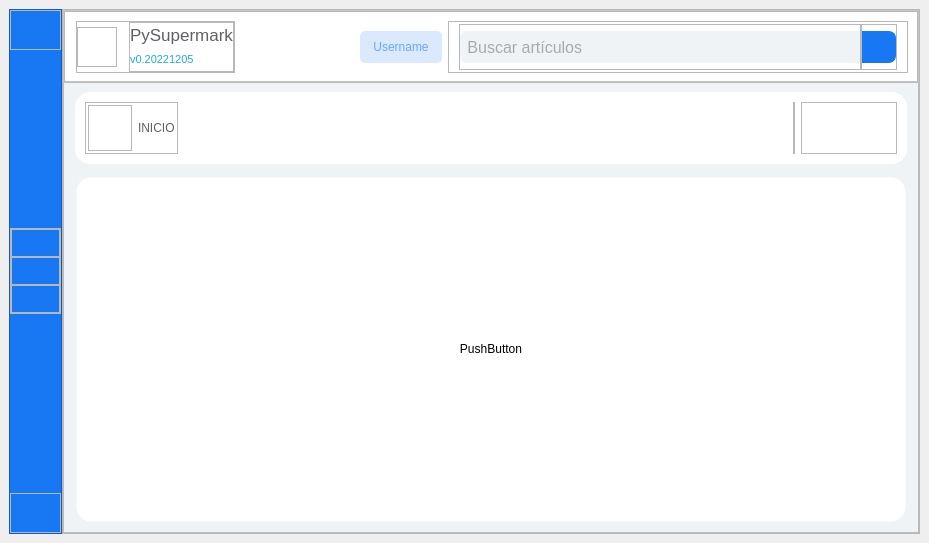
<?xml version="1.0" encoding="UTF-8"?>
<ui version="4.0">
 <class>MainWindow</class>
 <widget class="QMainWindow" name="MainWindow">
  <property name="geometry">
   <rect>
    <x>0</x>
    <y>0</y>
    <width>929</width>
    <height>543</height>
   </rect>
  </property>
  <property name="windowTitle">
   <string>MainWindow</string>
  </property>
  <widget class="QWidget" name="centralwidget">
   <property name="styleSheet">
    <string notr="true">/* ----------------------------- Body ----------------------------- */

QMainWindows, QFrame {
	margin : 0px;
	padding : 0px;
}

QMainWindows {
	background-color : #FFF;
}

/* --------------------------- Header ---------------------------- */

#fme_header {
	background-color : #FFF;
	min-height : 70px;
	max-height : 70px;
}

#fme_primary_nav {
	min-height : 70px;
	max-height : 70px;
}

#fme_secondary_nav {
	min-height : 40px;
	max-height : 40px;
}

/* ----------------------------- Logo ----------------------------- */

#fme_logo {
	min-width : 38px;
	max-width : 38px;
	min-height : 38px;
	max-height : 38px;
}

#lbl_version, #lbl_my_cart, #lbl_username {
	color: #20ACD4;
}

#lbl_brand, #lbl_cnt_cart, #lbl_type {
	color: #5E6065;
}

/* ----------------------- Aside Menu --------------------------- */

#fme_aside {
	background-color : #1877F2; /*#265792*/
	min-width : 51px;
	max-width : 51px;
}

/* ------------------------- Content ----------------------------- */

#fme_content {
	background-color : #F0F3F6;
}

#fme_footer {
	background-color : #E5E6E7;
	max-height: 20px;
}

/* ------------------------- ToolTip ------------------------------ */

QToolTip {
	color: #ffffff;
	background-color: #5E6065;
	border: 1px solid rgb(44, 49, 58);
	background-image: none;
	background-position: left center;
    background-repeat: no-repeat;
	border: none;
	border-left: 3px solid #31AFD6;
	text-align: left;
	padding: 8px;
	margin: 0px;
}
</string>
   </property>
   <layout class="QHBoxLayout" name="horizontalLayout">
    <property name="spacing">
     <number>0</number>
    </property>
    <item>
     <widget class="QFrame" name="fme_aside">
      <property name="styleSheet">
       <string notr="true">#fme_toggler:hover, #fme_config:hover, #fme_btn_0:hover, #fme_btn_1:hover, #fme_btn_2:hover {
	background-color : #5E6065;/*42B72A;*/
}

QPushButton {
	padding-left : 11px;
	padding-right : 11px;
	border: None;
	qproperty-iconSize: 25px;
	text-align: left;
	color : #FFF;
}

#btn_exit{
	padding-top : 12px;
	padding-bottom : 12px;
	qproperty-icon: url(:/icon/assets/icon/exit.png);
	qproperty-text: &quot;&quot;;
}

#btn_toggler {
	padding-top : 12px;
	padding-bottom : 12px;
	qproperty-icon: url(:/icon/assets/icon/bars.png);
	qproperty-text: &quot;&quot;;
}

#btn_0 {
	padding-top : 6px;
	padding-bottom : 6px;
	qproperty-icon: url(:/icon/assets/icon/house.png);
	qproperty-text: &quot;&quot;;
}

#btn_1 {
	padding-top : 6px;
	padding-bottom : 6px;
	
	qproperty-text: &quot;&quot;;
}

#btn_2 {
	padding-top : 6px;
	padding-bottom : 6px;
	qproperty-icon: url(:/icon/assets/icon/store.png);
	qproperty-text: &quot;&quot;;
}</string>
      </property>
      <property name="frameShape">
       <enum>QFrame::StyledPanel</enum>
      </property>
      <property name="frameShadow">
       <enum>QFrame::Raised</enum>
      </property>
      <property name="midLineWidth">
       <number>0</number>
      </property>
      <layout class="QVBoxLayout" name="verticalLayout">
       <property name="leftMargin">
        <number>0</number>
       </property>
       <property name="topMargin">
        <number>0</number>
       </property>
       <property name="rightMargin">
        <number>0</number>
       </property>
       <property name="bottomMargin">
        <number>0</number>
       </property>
       <item>
        <widget class="QFrame" name="fme_toggler">
         <property name="minimumSize">
          <size>
           <width>0</width>
           <height>0</height>
          </size>
         </property>
         <property name="frameShape">
          <enum>QFrame::StyledPanel</enum>
         </property>
         <property name="frameShadow">
          <enum>QFrame::Raised</enum>
         </property>
         <layout class="QVBoxLayout" name="verticalLayout_11">
          <property name="spacing">
           <number>0</number>
          </property>
          <property name="leftMargin">
           <number>0</number>
          </property>
          <property name="topMargin">
           <number>0</number>
          </property>
          <property name="rightMargin">
           <number>0</number>
          </property>
          <property name="bottomMargin">
           <number>0</number>
          </property>
          <item>
           <widget class="QPushButton" name="btn_toggler">
            <property name="minimumSize">
             <size>
              <width>0</width>
              <height>0</height>
             </size>
            </property>
            <property name="maximumSize">
             <size>
              <width>16777215</width>
              <height>16777215</height>
             </size>
            </property>
            <property name="cursor">
             <cursorShape>PointingHandCursor</cursorShape>
            </property>
            <property name="toolTip">
             <string>Menú</string>
            </property>
            <property name="text">
             <string/>
            </property>
           </widget>
          </item>
         </layout>
        </widget>
       </item>
       <item>
        <spacer name="verticalSpacer">
         <property name="orientation">
          <enum>Qt::Vertical</enum>
         </property>
         <property name="sizeHint" stdset="0">
          <size>
           <width>20</width>
           <height>189</height>
          </size>
         </property>
        </spacer>
       </item>
       <item>
        <widget class="QFrame" name="fme_left_nav">
         <property name="frameShape">
          <enum>QFrame::StyledPanel</enum>
         </property>
         <property name="frameShadow">
          <enum>QFrame::Raised</enum>
         </property>
         <layout class="QVBoxLayout" name="verticalLayout_3">
          <property name="spacing">
           <number>0</number>
          </property>
          <property name="leftMargin">
           <number>0</number>
          </property>
          <property name="topMargin">
           <number>0</number>
          </property>
          <property name="rightMargin">
           <number>0</number>
          </property>
          <property name="bottomMargin">
           <number>0</number>
          </property>
          <item>
           <widget class="QFrame" name="fme_btn_1">
            <property name="frameShape">
             <enum>QFrame::StyledPanel</enum>
            </property>
            <property name="frameShadow">
             <enum>QFrame::Raised</enum>
            </property>
            <layout class="QVBoxLayout" name="verticalLayout_9">
             <property name="spacing">
              <number>0</number>
             </property>
             <property name="leftMargin">
              <number>0</number>
             </property>
             <property name="topMargin">
              <number>0</number>
             </property>
             <property name="rightMargin">
              <number>0</number>
             </property>
             <property name="bottomMargin">
              <number>0</number>
             </property>
             <item>
              <widget class="QPushButton" name="btn_1">
               <property name="minimumSize">
                <size>
                 <width>0</width>
                 <height>0</height>
                </size>
               </property>
               <property name="maximumSize">
                <size>
                 <width>16777215</width>
                 <height>16777215</height>
                </size>
               </property>
               <property name="cursor">
                <cursorShape>PointingHandCursor</cursorShape>
               </property>
               <property name="toolTip">
                <string>Perfil</string>
               </property>
               <property name="toolTipDuration">
                <number>-1</number>
               </property>
               <property name="text">
                <string/>
               </property>
              </widget>
             </item>
            </layout>
           </widget>
          </item>
          <item>
           <widget class="QFrame" name="fme_btn_0">
            <property name="frameShape">
             <enum>QFrame::StyledPanel</enum>
            </property>
            <property name="frameShadow">
             <enum>QFrame::Raised</enum>
            </property>
            <layout class="QVBoxLayout" name="verticalLayout_10">
             <property name="spacing">
              <number>0</number>
             </property>
             <property name="leftMargin">
              <number>0</number>
             </property>
             <property name="topMargin">
              <number>0</number>
             </property>
             <property name="rightMargin">
              <number>0</number>
             </property>
             <property name="bottomMargin">
              <number>0</number>
             </property>
             <item>
              <widget class="QPushButton" name="btn_0">
               <property name="minimumSize">
                <size>
                 <width>0</width>
                 <height>0</height>
                </size>
               </property>
               <property name="maximumSize">
                <size>
                 <width>16777215</width>
                 <height>16777215</height>
                </size>
               </property>
               <property name="cursor">
                <cursorShape>PointingHandCursor</cursorShape>
               </property>
               <property name="toolTip">
                <string>Inicio</string>
               </property>
               <property name="text">
                <string/>
               </property>
              </widget>
             </item>
            </layout>
           </widget>
          </item>
          <item>
           <widget class="QFrame" name="fme_btn_2">
            <property name="frameShape">
             <enum>QFrame::StyledPanel</enum>
            </property>
            <property name="frameShadow">
             <enum>QFrame::Raised</enum>
            </property>
            <layout class="QVBoxLayout" name="verticalLayout_8">
             <property name="spacing">
              <number>0</number>
             </property>
             <property name="leftMargin">
              <number>0</number>
             </property>
             <property name="topMargin">
              <number>0</number>
             </property>
             <property name="rightMargin">
              <number>0</number>
             </property>
             <property name="bottomMargin">
              <number>0</number>
             </property>
             <item>
              <widget class="QPushButton" name="btn_2">
               <property name="minimumSize">
                <size>
                 <width>0</width>
                 <height>0</height>
                </size>
               </property>
               <property name="maximumSize">
                <size>
                 <width>16777215</width>
                 <height>16777215</height>
                </size>
               </property>
               <property name="cursor">
                <cursorShape>PointingHandCursor</cursorShape>
               </property>
               <property name="toolTip">
                <string>Artículos</string>
               </property>
               <property name="text">
                <string/>
               </property>
              </widget>
             </item>
            </layout>
           </widget>
          </item>
         </layout>
        </widget>
       </item>
       <item>
        <spacer name="verticalSpacer_2">
         <property name="orientation">
          <enum>Qt::Vertical</enum>
         </property>
         <property name="sizeHint" stdset="0">
          <size>
           <width>20</width>
           <height>190</height>
          </size>
         </property>
        </spacer>
       </item>
       <item>
        <widget class="QFrame" name="fme_config">
         <property name="frameShape">
          <enum>QFrame::StyledPanel</enum>
         </property>
         <property name="frameShadow">
          <enum>QFrame::Raised</enum>
         </property>
         <layout class="QVBoxLayout" name="verticalLayout_4">
          <property name="spacing">
           <number>0</number>
          </property>
          <property name="leftMargin">
           <number>0</number>
          </property>
          <property name="topMargin">
           <number>0</number>
          </property>
          <property name="rightMargin">
           <number>0</number>
          </property>
          <property name="bottomMargin">
           <number>0</number>
          </property>
          <item>
           <widget class="QPushButton" name="btn_exit">
            <property name="cursor">
             <cursorShape>PointingHandCursor</cursorShape>
            </property>
            <property name="toolTip">
             <string>Cerrar sesión</string>
            </property>
            <property name="text">
             <string/>
            </property>
            <property name="iconSize">
             <size>
              <width>25</width>
              <height>25</height>
             </size>
            </property>
           </widget>
          </item>
         </layout>
        </widget>
       </item>
      </layout>
     </widget>
    </item>
    <item>
     <widget class="QFrame" name="fme_body">
      <property name="frameShape">
       <enum>QFrame::StyledPanel</enum>
      </property>
      <property name="frameShadow">
       <enum>QFrame::Raised</enum>
      </property>
      <layout class="QVBoxLayout" name="verticalLayout_5">
       <property name="spacing">
        <number>0</number>
       </property>
       <property name="leftMargin">
        <number>0</number>
       </property>
       <property name="topMargin">
        <number>0</number>
       </property>
       <property name="rightMargin">
        <number>0</number>
       </property>
       <property name="bottomMargin">
        <number>0</number>
       </property>
       <item>
        <widget class="QFrame" name="fme_header">
         <property name="styleSheet">
          <string notr="true">#tfd_input {
	background-color: #F0F3F6;
	color: #5E6065;
	border : 1px solid;
	border-color: #F0F3F6;
	border-bottom-left-radius: 7px;
    border-top-left-radius: 7px;
}

#btn_search {
	background-color: #1877F2;
	border : 1px solid;
	border-color: #1877F2;
	border-bottom-right-radius: 7px;
    border-top-right-radius: 7px;
}

#lbl_version {
	color: #20ACD4;
}</string>
         </property>
         <property name="frameShape">
          <enum>QFrame::StyledPanel</enum>
         </property>
         <property name="frameShadow">
          <enum>QFrame::Raised</enum>
         </property>
         <layout class="QVBoxLayout" name="verticalLayout_2">
          <property name="spacing">
           <number>0</number>
          </property>
          <property name="leftMargin">
           <number>0</number>
          </property>
          <property name="topMargin">
           <number>0</number>
          </property>
          <property name="rightMargin">
           <number>0</number>
          </property>
          <property name="bottomMargin">
           <number>0</number>
          </property>
          <item>
           <widget class="QFrame" name="fme_primary_nav">
            <property name="styleSheet">
             <string notr="true"/>
            </property>
            <property name="frameShape">
             <enum>QFrame::StyledPanel</enum>
            </property>
            <property name="frameShadow">
             <enum>QFrame::Raised</enum>
            </property>
            <layout class="QHBoxLayout" name="horizontalLayout_7">
             <property name="leftMargin">
              <number>11</number>
             </property>
             <item>
              <widget class="QFrame" name="fme_logograma">
               <property name="minimumSize">
                <size>
                 <width>0</width>
                 <height>0</height>
                </size>
               </property>
               <property name="maximumSize">
                <size>
                 <width>16777215</width>
                 <height>16777215</height>
                </size>
               </property>
               <property name="frameShape">
                <enum>QFrame::StyledPanel</enum>
               </property>
               <property name="frameShadow">
                <enum>QFrame::Raised</enum>
               </property>
               <layout class="QHBoxLayout" name="horizontalLayout_3">
                <property name="spacing">
                 <number>12</number>
                </property>
                <property name="leftMargin">
                 <number>0</number>
                </property>
                <property name="topMargin">
                 <number>0</number>
                </property>
                <property name="rightMargin">
                 <number>0</number>
                </property>
                <property name="bottomMargin">
                 <number>0</number>
                </property>
                <item>
                 <widget class="QFrame" name="fme_logo">
                  <property name="minimumSize">
                   <size>
                    <width>40</width>
                    <height>40</height>
                   </size>
                  </property>
                  <property name="maximumSize">
                   <size>
                    <width>40</width>
                    <height>40</height>
                   </size>
                  </property>
                  <property name="frameShape">
                   <enum>QFrame::StyledPanel</enum>
                  </property>
                  <property name="frameShadow">
                   <enum>QFrame::Raised</enum>
                  </property>
                  <layout class="QHBoxLayout" name="horizontalLayout_4">
                   <property name="spacing">
                    <number>0</number>
                   </property>
                   <property name="leftMargin">
                    <number>0</number>
                   </property>
                   <property name="topMargin">
                    <number>0</number>
                   </property>
                   <property name="rightMargin">
                    <number>0</number>
                   </property>
                   <property name="bottomMargin">
                    <number>0</number>
                   </property>
                   <item>
                    <widget class="QLabel" name="label">
                     <property name="text">
                      <string/>
                     </property>
                     <property name="pixmap">
                      <pixmap resource="assets.qrc">:/images/assets/img/logo_python.png</pixmap>
                     </property>
                     <property name="scaledContents">
                      <bool>true</bool>
                     </property>
                    </widget>
                   </item>
                  </layout>
                 </widget>
                </item>
                <item>
                 <widget class="QFrame" name="frame_2">
                  <property name="frameShape">
                   <enum>QFrame::StyledPanel</enum>
                  </property>
                  <property name="frameShadow">
                   <enum>QFrame::Raised</enum>
                  </property>
                  <layout class="QVBoxLayout" name="verticalLayout_7">
                   <property name="spacing">
                    <number>2</number>
                   </property>
                   <property name="leftMargin">
                    <number>0</number>
                   </property>
                   <property name="topMargin">
                    <number>0</number>
                   </property>
                   <property name="rightMargin">
                    <number>0</number>
                   </property>
                   <property name="bottomMargin">
                    <number>0</number>
                   </property>
                   <item>
                    <widget class="QLabel" name="lbl_brand">
                     <property name="font">
                      <font>
                       <pointsize>13</pointsize>
                      </font>
                     </property>
                     <property name="text">
                      <string>PySupermark</string>
                     </property>
                    </widget>
                   </item>
                   <item>
                    <widget class="QLabel" name="lbl_version">
                     <property name="font">
                      <font>
                       <pointsize>8</pointsize>
                      </font>
                     </property>
                     <property name="text">
                      <string>v0.20221205</string>
                     </property>
                    </widget>
                   </item>
                  </layout>
                 </widget>
                </item>
               </layout>
              </widget>
             </item>
             <item>
              <spacer name="horizontalSpacer">
               <property name="orientation">
                <enum>Qt::Horizontal</enum>
               </property>
               <property name="sizeHint" stdset="0">
                <size>
                 <width>40</width>
                 <height>20</height>
                </size>
               </property>
              </spacer>
             </item>
             <item>
              <widget class="QPushButton" name="btn_username">
               <property name="sizePolicy">
                <sizepolicy hsizetype="Minimum" vsizetype="Fixed">
                 <horstretch>0</horstretch>
                 <verstretch>0</verstretch>
                </sizepolicy>
               </property>
               <property name="minimumSize">
                <size>
                 <width>0</width>
                 <height>32</height>
                </size>
               </property>
               <property name="maximumSize">
                <size>
                 <width>16777215</width>
                 <height>32</height>
                </size>
               </property>
               <property name="styleSheet">
                <string notr="true">QPushButton {
	color : #6BA6FD;
	border-style : solid;
	border-radius: 5px;
	min-height : 32px;
	font : 77 18px &quot;Arial&quot;;
	background-color : #DBE9FF;
	padding-left : 13px;
	padding-right : 13px;
}

QPushButton:hover {
	border: 1px solid #FFF;
	border-radius: 5px;
}

QPushButton:pressed {
	background-color : transparent;
	color : #6BA6FD;
	border: 1px solid #6BA6FD;
	border-radius: 5px;
}</string>
               </property>
               <property name="text">
                <string>Username</string>
               </property>
              </widget>
             </item>
             <item>
              <widget class="QFrame" name="fme_search">
               <property name="sizePolicy">
                <sizepolicy hsizetype="Maximum" vsizetype="Preferred">
                 <horstretch>0</horstretch>
                 <verstretch>0</verstretch>
                </sizepolicy>
               </property>
               <property name="frameShape">
                <enum>QFrame::StyledPanel</enum>
               </property>
               <property name="frameShadow">
                <enum>QFrame::Raised</enum>
               </property>
               <layout class="QHBoxLayout" name="horizontalLayout_5">
                <property name="spacing">
                 <number>0</number>
                </property>
                <property name="leftMargin">
                 <number>10</number>
                </property>
                <property name="topMargin">
                 <number>2</number>
                </property>
                <property name="rightMargin">
                 <number>10</number>
                </property>
                <property name="bottomMargin">
                 <number>2</number>
                </property>
                <item>
                 <widget class="QFrame" name="fme_search_input">
                  <property name="frameShape">
                   <enum>QFrame::StyledPanel</enum>
                  </property>
                  <property name="frameShadow">
                   <enum>QFrame::Raised</enum>
                  </property>
                  <layout class="QVBoxLayout" name="verticalLayout_6">
                   <property name="spacing">
                    <number>0</number>
                   </property>
                   <property name="leftMargin">
                    <number>0</number>
                   </property>
                   <property name="topMargin">
                    <number>0</number>
                   </property>
                   <property name="rightMargin">
                    <number>0</number>
                   </property>
                   <property name="bottomMargin">
                    <number>0</number>
                   </property>
                   <item>
                    <widget class="QLineEdit" name="tfd_input">
                     <property name="sizePolicy">
                      <sizepolicy hsizetype="Preferred" vsizetype="Preferred">
                       <horstretch>0</horstretch>
                       <verstretch>0</verstretch>
                      </sizepolicy>
                     </property>
                     <property name="minimumSize">
                      <size>
                       <width>400</width>
                       <height>32</height>
                      </size>
                     </property>
                     <property name="maximumSize">
                      <size>
                       <width>16777215</width>
                       <height>32</height>
                      </size>
                     </property>
                     <property name="font">
                      <font>
                       <pointsize>12</pointsize>
                       <strikeout>false</strikeout>
                       <kerning>true</kerning>
                      </font>
                     </property>
                     <property name="toolTipDuration">
                      <number>-1</number>
                     </property>
                     <property name="autoFillBackground">
                      <bool>false</bool>
                     </property>
                     <property name="cursorPosition">
                      <number>0</number>
                     </property>
                     <property name="placeholderText">
                      <string> Buscar artículos</string>
                     </property>
                    </widget>
                   </item>
                  </layout>
                 </widget>
                </item>
                <item>
                 <widget class="QFrame" name="fme_search_button">
                  <property name="sizePolicy">
                   <sizepolicy hsizetype="Fixed" vsizetype="Preferred">
                    <horstretch>0</horstretch>
                    <verstretch>0</verstretch>
                   </sizepolicy>
                  </property>
                  <property name="frameShape">
                   <enum>QFrame::StyledPanel</enum>
                  </property>
                  <property name="frameShadow">
                   <enum>QFrame::Raised</enum>
                  </property>
                  <layout class="QHBoxLayout" name="horizontalLayout_6">
                   <property name="spacing">
                    <number>0</number>
                   </property>
                   <property name="leftMargin">
                    <number>0</number>
                   </property>
                   <property name="topMargin">
                    <number>0</number>
                   </property>
                   <property name="rightMargin">
                    <number>0</number>
                   </property>
                   <property name="bottomMargin">
                    <number>0</number>
                   </property>
                   <item>
                    <widget class="QPushButton" name="btn_search">
                     <property name="sizePolicy">
                      <sizepolicy hsizetype="Minimum" vsizetype="Preferred">
                       <horstretch>0</horstretch>
                       <verstretch>0</verstretch>
                      </sizepolicy>
                     </property>
                     <property name="minimumSize">
                      <size>
                       <width>32</width>
                       <height>32</height>
                      </size>
                     </property>
                     <property name="maximumSize">
                      <size>
                       <width>16777215</width>
                       <height>32</height>
                      </size>
                     </property>
                     <property name="font">
                      <font>
                       <pointsize>9</pointsize>
                      </font>
                     </property>
                     <property name="text">
                      <string/>
                     </property>
                     <property name="icon">
                      <iconset resource="assets.qrc">
                       <normaloff>:/icon/assets/icon/magnifying-glass.png</normaloff>:/icon/assets/icon/magnifying-glass.png</iconset>
                     </property>
                    </widget>
                   </item>
                  </layout>
                 </widget>
                </item>
               </layout>
              </widget>
             </item>
            </layout>
           </widget>
          </item>
         </layout>
        </widget>
       </item>
       <item>
        <widget class="QFrame" name="fme_content">
         <property name="toolTip">
          <string/>
         </property>
         <property name="styleSheet">
          <string notr="true">#fme_offers, #fme_title, #fme_card {
	background-color: #FFF;
	border : 1px solid;
	border-color: #FFF;
    border-radius: 15px;
}

#fme_offers {
	min-height : 150px;
	max-height : 150px;
}

#fme_title {
	min-height : 70px;
	max-height : 70px;
}

#fme_lbl_title {
	min-width : 42px;
	max-width : 42px;
	background-image : url(:/icon/assets/icon/store2.png);
    background-repeat: no-repeat;
}

#lbl_title {
	font : 18px &quot;Arial&quot;;
	color: #5E6065;
	qproperty-text: &quot;INICIO&quot;;
}</string>
         </property>
         <property name="frameShape">
          <enum>QFrame::StyledPanel</enum>
         </property>
         <property name="frameShadow">
          <enum>QFrame::Raised</enum>
         </property>
         <layout class="QVBoxLayout" name="verticalLayout_12">
          <property name="spacing">
           <number>12</number>
          </property>
          <property name="leftMargin">
           <number>11</number>
          </property>
          <property name="rightMargin">
           <number>11</number>
          </property>
          <item>
           <widget class="QFrame" name="fme_title">
            <property name="styleSheet">
             <string notr="true">QPushButton {
	color : #FFF;
	border-style : solid;
	border-radius: 5px;
	min-height : 40px;
	font : 77 18px &quot;Arial&quot;;
}

QPushButton:hover {
	border: 1px solid #FFF;
	border-radius: 5px;
}

#btn_item_var_0:pressed, #btn_item_var_1:pressed {
	background-color : transparent;
	color : #42B72A;
	border: 1px solid #42B72A;
	border-radius: 5px;
}

#btn_item_var_0, #btn_item_var_1 {
	background-color : #42B72A;
	padding-left : 10px;
	padding-right : 10px;
}
</string>
            </property>
            <property name="frameShape">
             <enum>QFrame::StyledPanel</enum>
            </property>
            <property name="frameShadow">
             <enum>QFrame::Raised</enum>
            </property>
            <layout class="QHBoxLayout" name="horizontalLayout_8">
             <item>
              <widget class="QFrame" name="frame">
               <property name="frameShape">
                <enum>QFrame::StyledPanel</enum>
               </property>
               <property name="frameShadow">
                <enum>QFrame::Raised</enum>
               </property>
               <layout class="QHBoxLayout" name="horizontalLayout_2">
                <property name="leftMargin">
                 <number>2</number>
                </property>
                <property name="topMargin">
                 <number>2</number>
                </property>
                <property name="rightMargin">
                 <number>2</number>
                </property>
                <property name="bottomMargin">
                 <number>2</number>
                </property>
                <item>
                 <widget class="QFrame" name="fme_lbl_title">
                  <property name="frameShape">
                   <enum>QFrame::StyledPanel</enum>
                  </property>
                  <property name="frameShadow">
                   <enum>QFrame::Raised</enum>
                  </property>
                 </widget>
                </item>
                <item>
                 <widget class="QLabel" name="lbl_title">
                  <property name="text">
                   <string>INICIO</string>
                  </property>
                  <property name="wordWrap">
                   <bool>false</bool>
                  </property>
                 </widget>
                </item>
               </layout>
              </widget>
             </item>
             <item>
              <spacer name="horizontalSpacer_3">
               <property name="orientation">
                <enum>Qt::Horizontal</enum>
               </property>
               <property name="sizeHint" stdset="0">
                <size>
                 <width>40</width>
                 <height>20</height>
                </size>
               </property>
              </spacer>
             </item>
             <item>
              <widget class="QFrame" name="frame_3">
               <property name="frameShape">
                <enum>QFrame::StyledPanel</enum>
               </property>
               <property name="frameShadow">
                <enum>QFrame::Raised</enum>
               </property>
               <layout class="QHBoxLayout" name="horizontalLayout_10">
                <property name="spacing">
                 <number>10</number>
                </property>
                <property name="leftMargin">
                 <number>0</number>
                </property>
                <property name="topMargin">
                 <number>0</number>
                </property>
                <property name="rightMargin">
                 <number>0</number>
                </property>
                <property name="bottomMargin">
                 <number>0</number>
                </property>
               </layout>
              </widget>
             </item>
             <item>
              <widget class="QFrame" name="frame_4">
               <property name="styleSheet">
                <string notr="true"/>
               </property>
               <property name="frameShape">
                <enum>QFrame::StyledPanel</enum>
               </property>
               <property name="frameShadow">
                <enum>QFrame::Raised</enum>
               </property>
               <layout class="QHBoxLayout" name="horizontalLayout_12" stretch="0,0">
                <property name="spacing">
                 <number>10</number>
                </property>
                <property name="sizeConstraint">
                 <enum>QLayout::SetDefaultConstraint</enum>
                </property>
                <property name="leftMargin">
                 <number>10</number>
                </property>
                <property name="topMargin">
                 <number>0</number>
                </property>
                <property name="rightMargin">
                 <number>10</number>
                </property>
                <property name="bottomMargin">
                 <number>0</number>
                </property>
                <item>
                 <widget class="QPushButton" name="pushButton_2">
                  <property name="styleSheet">
                   <string notr="true"/>
                  </property>
                  <property name="text">
                   <string/>
                  </property>
                  <property name="icon">
                   <iconset resource="assets.qrc">
                    <normaloff>:/icon/assets/icon/list.png</normaloff>:/icon/assets/icon/list.png</iconset>
                  </property>
                  <property name="iconSize">
                   <size>
                    <width>30</width>
                    <height>30</height>
                   </size>
                  </property>
                 </widget>
                </item>
                <item>
                 <widget class="QPushButton" name="pushButton">
                  <property name="styleSheet">
                   <string notr="true"/>
                  </property>
                  <property name="text">
                   <string/>
                  </property>
                  <property name="icon">
                   <iconset resource="assets.qrc">
                    <normaloff>:/icon/assets/icon/table-cells-large.png</normaloff>:/icon/assets/icon/table-cells-large.png</iconset>
                  </property>
                  <property name="iconSize">
                   <size>
                    <width>30</width>
                    <height>30</height>
                   </size>
                  </property>
                 </widget>
                </item>
               </layout>
              </widget>
             </item>
            </layout>
           </widget>
          </item>
          <item>
           <widget class="QFrame" name="fme_cards">
            <property name="styleSheet">
             <string notr="true">QFrame {
	background-color: #FFF;
	border : 1px solid;
	border-color: transparent;
    border-radius: 15px;
}

#fme_cards {
	background-color: transparent;
}

#fme_icon_card_0, #fme_icon_card_1, #fme_icon_card_2 {
	background-position: center center;
    background-repeat: no-repeat;
	min-height : 130px;
	max-height : 130px;
}

#fme_icon_card_0 {
	background-image : url(:/images/assets/img/cart-shopping.png);
}

#fme_icon_card_1 {
	background-image : url(:/images/assets/img/basket.png);
}

#fme_icon_card_2 {
	background-image : url(:/images/assets/img/heart.png);
}

#lbl_card_title_0, #lbl_card_title_1, #lbl_card_title_2 {
	color : #848688;
	font : 22px &quot;Arial&quot;;
}

#lbl_card_cnt_0, #lbl_card_cnt_1, #lbl_card_cnt_2 {
	color : #848688;
	font : 50px &quot;Arial&quot;;
}</string>
            </property>
            <property name="frameShape">
             <enum>QFrame::StyledPanel</enum>
            </property>
            <property name="frameShadow">
             <enum>QFrame::Raised</enum>
            </property>
            <layout class="QHBoxLayout" name="horizontalLayout_9">
             <property name="spacing">
              <number>12</number>
             </property>
             <property name="leftMargin">
              <number>0</number>
             </property>
             <property name="topMargin">
              <number>0</number>
             </property>
             <property name="rightMargin">
              <number>0</number>
             </property>
             <property name="bottomMargin">
              <number>0</number>
             </property>
             <item>
              <widget class="QFrame" name="fme_card_2">
               <property name="frameShape">
                <enum>QFrame::StyledPanel</enum>
               </property>
               <property name="frameShadow">
                <enum>QFrame::Raised</enum>
               </property>
               <layout class="QVBoxLayout" name="verticalLayout_15">
                <property name="spacing">
                 <number>0</number>
                </property>
                <property name="leftMargin">
                 <number>5</number>
                </property>
                <property name="topMargin">
                 <number>5</number>
                </property>
                <property name="rightMargin">
                 <number>5</number>
                </property>
                <property name="bottomMargin">
                 <number>5</number>
                </property>
                <item>
                 <widget class="QScrollArea" name="scrollArea">
                  <property name="styleSheet">
                   <string notr="true">QScrollArea {
	background-color : transparent;
	border : 1px solid;
	border-color: transparent;
    border-radius: 15px;
}
QScrollBar {
	margin: 5px;
	min-width: 20px;
	min-height: 20px;
}</string>
                  </property>
                  <property name="widgetResizable">
                   <bool>true</bool>
                  </property>
                  <widget class="QWidget" name="scrollAreaWidgetContents">
                   <property name="geometry">
                    <rect>
                     <x>0</x>
                     <y>0</y>
                     <width>812</width>
                     <height>313</height>
                    </rect>
                   </property>
                   <property name="styleSheet">
                    <string notr="true">QWidget {
	background-color : transparent;
	border : none;
}

QFrame {
	background-color : transparent;
	border : none;
	border-color: transparent;
    border-radius: 0px;
}

QPushButton {
	background-color : transparent;
	border : none;
	border-color: transparent;
    border-radius: 0px;
}</string>
                   </property>
                   <layout class="QVBoxLayout" name="verticalLayout_13">
                    <item>
                     <widget class="QFrame" name="frame_5">
                      <property name="frameShape">
                       <enum>QFrame::StyledPanel</enum>
                      </property>
                      <property name="frameShadow">
                       <enum>QFrame::Raised</enum>
                      </property>
                      <layout class="QHBoxLayout" name="horizontalLayout_11">
                       <property name="leftMargin">
                        <number>0</number>
                       </property>
                       <property name="topMargin">
                        <number>0</number>
                       </property>
                       <property name="rightMargin">
                        <number>0</number>
                       </property>
                       <property name="bottomMargin">
                        <number>0</number>
                       </property>
                       <item>
                        <widget class="QPushButton" name="pushButton_3">
                         <property name="text">
                          <string>PushButton</string>
                         </property>
                        </widget>
                       </item>
                      </layout>
                     </widget>
                    </item>
                   </layout>
                  </widget>
                 </widget>
                </item>
               </layout>
              </widget>
             </item>
            </layout>
           </widget>
          </item>
         </layout>
        </widget>
       </item>
       <item>
        <widget class="QFrame" name="fme_footer">
         <property name="frameShape">
          <enum>QFrame::StyledPanel</enum>
         </property>
         <property name="frameShadow">
          <enum>QFrame::Raised</enum>
         </property>
        </widget>
       </item>
      </layout>
     </widget>
    </item>
   </layout>
  </widget>
 </widget>
 <resources>
  <include location="assets.qrc"/>
 </resources>
 <connections/>
</ui>
